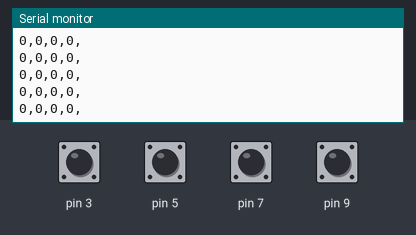
A sketch run on a simulated Arduino Uno, built with avr-gcc and run on an emulated ATmega328P. Parts: the last lines printed to the serial monitor. The test bench sets the inputs (shaded band); at power-on: pin 3, pin 5, pin 7, pin 9 HIGH.

Above: at 1.2 s.
1.3 s: pin 3 pulled LOW for 0.25 s
At 1.49 s:
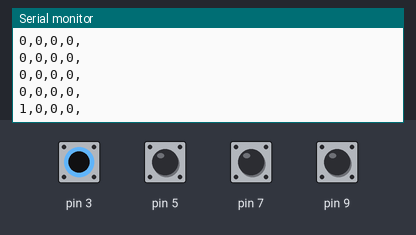
4.5 s: pin 5 pulled LOW for 0.25 s
At 4.8 s:
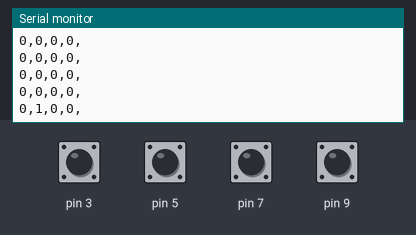
6.2 s: pin 7 pulled LOW for 0.25 s
At 6.56 s:
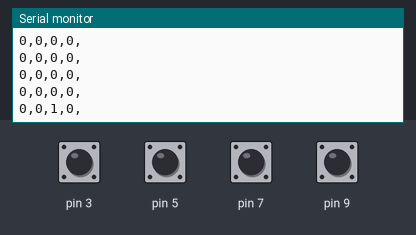
7.9 s: pin 9 pulled LOW for 0.25 s
At 8.11 s:
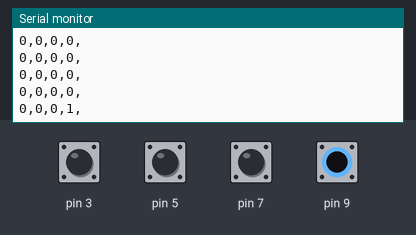

Measured:
- after the input at 1.3 s, the serial monitor: prints a new line at once (image 1)
- after the input at 4.5 s, the serial monitor: prints a new line after 0.13 s (image 2)
- after the input at 6.2 s, the serial monitor: prints a new line after 0.20 s (image 3)
- after the input at 7.9 s, the serial monitor: prints a new line at once (image 4)

The sketch:

chicago-wall-left.ino
```cpp
#include <CapacitiveSensor.h>
// CapacitiveSensor cs_7_8 = CapacitiveSensor(7,8); //10M Resistor between pins 7 and 8, you may also connect an antenna on pin 8

CapacitiveSensor sensors[] = {
  CapacitiveSensor(2,3),
  CapacitiveSensor(4,5),
  CapacitiveSensor(6,7),
  CapacitiveSensor(8,9)
};
int numSensors = 4;

int sensorLimit = 90;
int sensorResolution = 50;

void setup() {
  for (int i = 0; i < numSensors; i++) {
    sensors[i].set_CS_AutocaL_Millis(0xFFFFFFFF);
  }
  Serial.begin(57600);
}

void loop() {
  CSread();
}

void CSread() {
  for (int i = 0; i < numSensors; i++) {
    long cs = sensors[i].capacitiveSensor(sensorResolution);
    int colorSwitcher = 0;
    if (cs > sensorLimit) {
      colorSwitcher = 1;
    }
    Serial.print(colorSwitcher);
    if (i < numSensors - 1) {
      Serial.print(",");
    }
  }
  Serial.println(",");
  delay(200);
}
```
